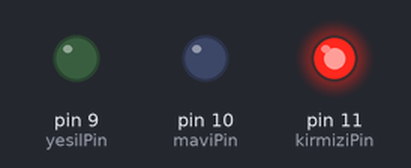
A sketch run on a simulated Arduino Uno, built with avr-gcc and run on an emulated ATmega328P. On the bench: output pins drawn as LEDs (lit = HIGH).

Above: at 0.2 s.
At 0.7 s:
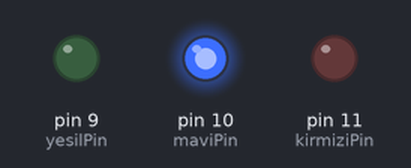
At 2.7 s:
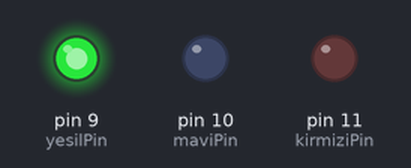
Timing chart, 0 to 3.5 s (numbered marks = the images above):
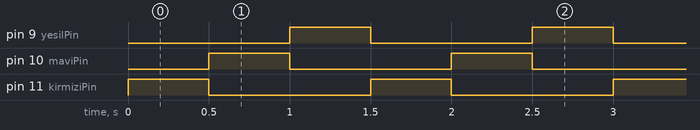

Measured:
- by itself, pin 9 (yesilPin), pin 10 (maviPin), pin 11 (kirmiziPin): alternates HIGH for 0.50 s and LOW for 1.0 s
- by itself, everything shown: repeats every 1.5 s, in 3 steps

The sketch:

renkDegistirenLed.ino
```cpp
byte kirmiziPin=11 ;
byte maviPin=10;
byte yesilPin=9;

void setup()
{
  pinMode(kirmiziPin,OUTPUT);
  pinMode(maviPin,OUTPUT);
  pinMode(yesilPin, OUTPUT);

}

void loop()
{
  digitalWrite(kirmiziPin,HIGH);
  digitalWrite(maviPin, LOW);
  digitalWrite(yesilPin,LOW);
  delay(500);

  digitalWrite(maviPin,HIGH);
  digitalWrite(kirmiziPin,LOW);
  digitalWrite(yesilPin,LOW);
  delay(500);

  digitalWrite(yesilPin,HIGH);
  digitalWrite(kirmiziPin,LOW);
  digitalWrite(maviPin,LOW);
  delay(500);
}
```
